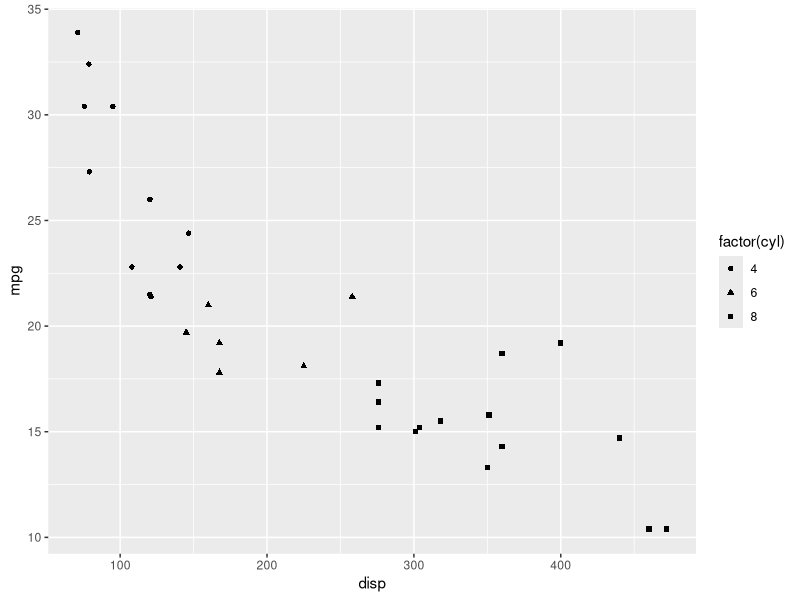
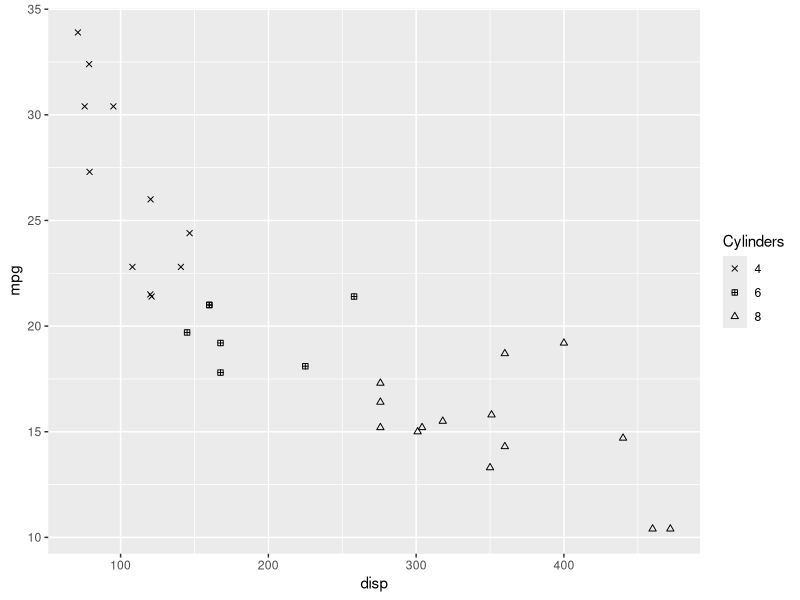
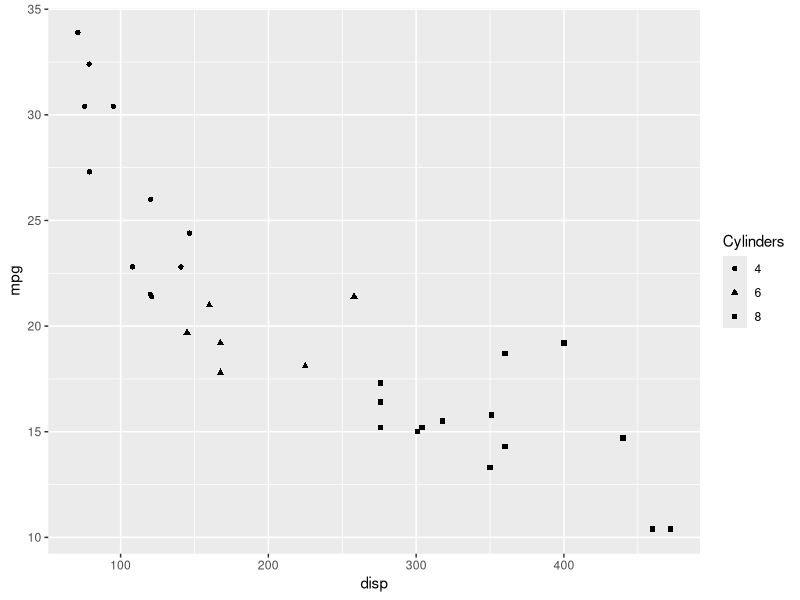
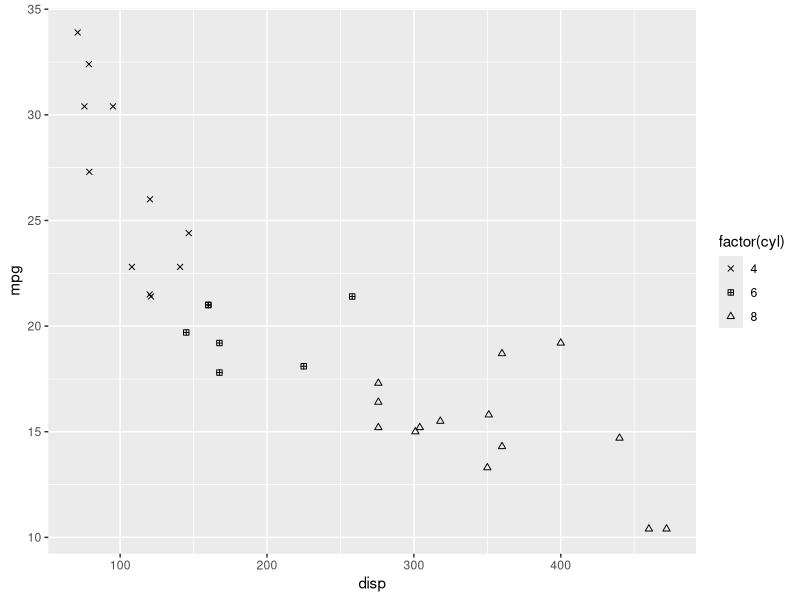
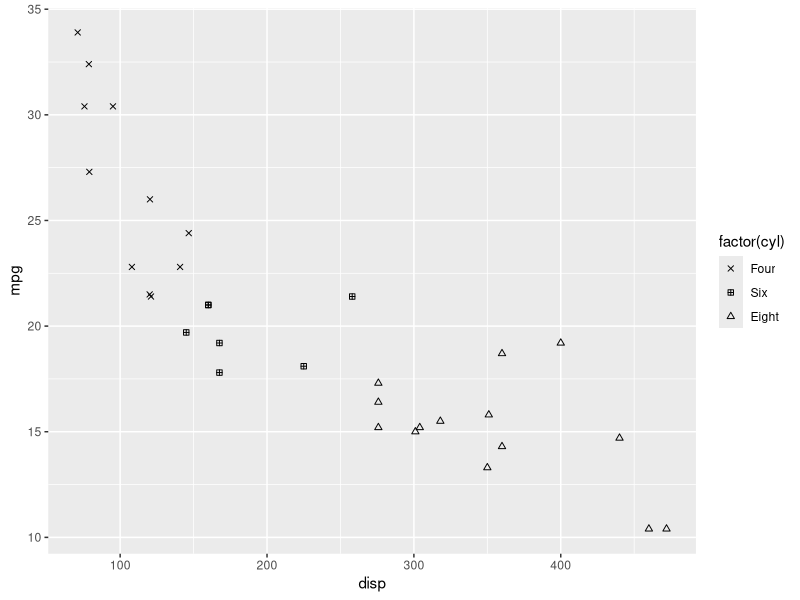
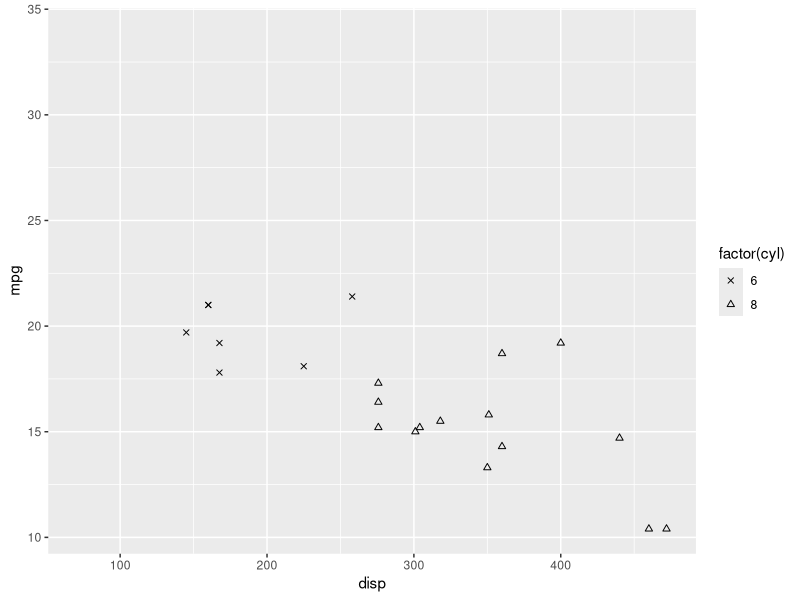
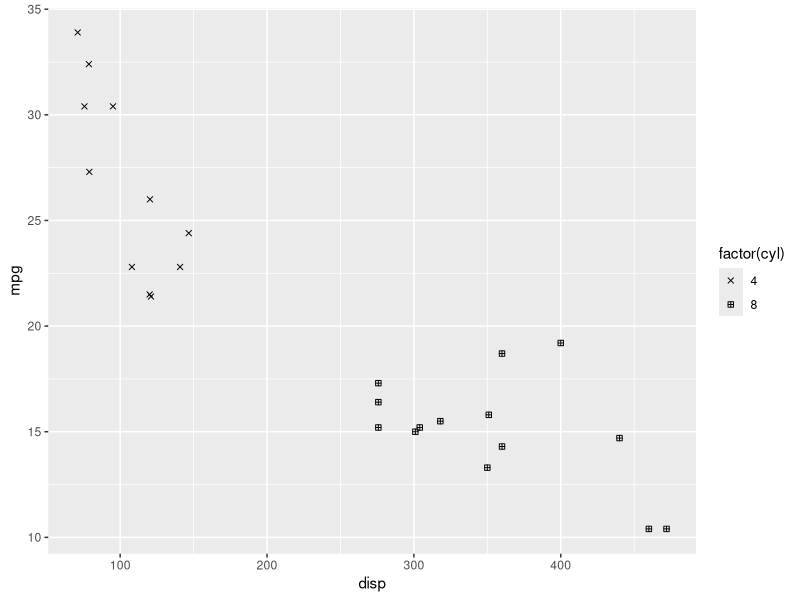
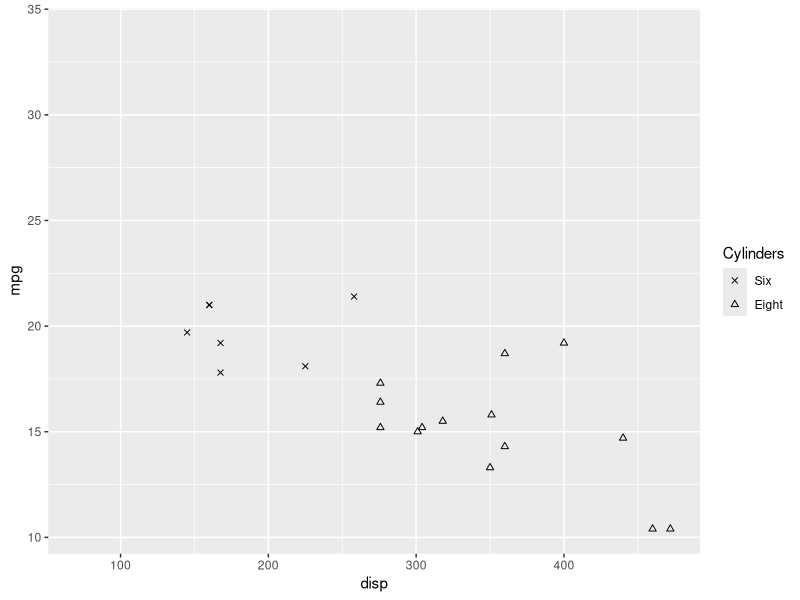

Write the R code that produced these figures, in order.
## ---- chunk 1
library(ggplot2)
library(readr)
## ---- chunk 2
ggplot(mtcars) +
  geom_point(aes(disp, mpg, shape = factor(cyl)))
## ---- chunk 3
ggplot(mtcars) +
  geom_point(aes(disp, mpg, shape = factor(cyl))) +
  scale_shape_manual(name = "Cylinders", values = c(4, 12, 24))
## ---- chunk 4
ggplot(mtcars) +
  geom_point(aes(disp, mpg, shape = factor(cyl))) +
  scale_shape(name = 'Cylinders')
## ---- chunk 5
ggplot(mtcars) +
  geom_point(aes(disp, mpg, shape = factor(cyl))) +
  scale_shape_manual(values = c(4, 12, 24))
## ---- chunk 6
ggplot(mtcars) +
  geom_point(aes(disp, mpg, shape = factor(cyl))) +
  scale_shape_manual(values = c(4, 12, 24), labels = c('Four', 'Six', 'Eight'))
## ---- chunk 7
ggplot(mtcars) +
  geom_point(aes(disp, mpg, shape = factor(cyl))) +
  scale_shape_manual(values = c(4, 24), limits = c(6, 8))
## ---- chunk 8
ggplot(mtcars) +
  geom_point(aes(disp, mpg, shape = factor(cyl))) +
  scale_shape_manual(values = c(4, 12, 24), breaks = c(4, 8))
## ---- chunk 9
ggplot(mtcars) +
  geom_point(aes(disp, mpg, shape = factor(cyl))) +
  scale_shape_manual(name = "Cylinders", labels = c('Six', 'Eight'),  
     values = c(4, 24), limits = c(6, 8), breaks = c(6, 8))
